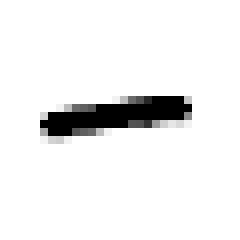
#> input picture jianzipu/1.png, 30 x 30 px, given as the content of the folder ./jianzipu/string_nums/, which was not available (shown 8 times larger)
$ python generate_structure.py
#> lines starting #> are read from the running program, lines starting #| are printed output that depends on the picture; pictures that were not available may be replaced by others from this repository, and a replacement may not be noted
#> in random_combine, img1 is the input picture: PIL image 30x30 RGB; min 0, max 255, mean 238.4
import random
from PIL import ImageTk, Image, ImageChops
import os
# [12 lines left out: function open_images, not called in this run]


def combine_left_right(img1, img2):
    left = img1.resize((img1.size[0] // 2, img1.size[1]))
    right = img2.resize((img2.size[0] // 2, img2.size[1]))
    new_im = Image.new('RGB', (left.size[0] + right.size[0], left.size[1]))
#> new_im: PIL image 30x30 RGB; every value is 0
    x_offset = 0
    for im in [left, right]:
        new_im.paste(im, (x_offset, 0))
        x_offset += im.size[0]
#> this loop made 2 passes
#> x_offset on passes 1 to 2: 15, 30
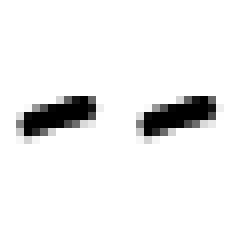
#> new_im: PIL image 30x30 RGB (shown 8 times larger); min 0, max 255, mean 238.4
#> after the loop, x_offset = 30
    return new_im


# [86 lines left out: functions combine_top_bottom, combine_left_middle_right, combine_top_middle_bottom, surround_upper_left, surround_lower_left, surround_upper_right and 1 more, not called in this run]

actions_list = [
            {"symbol": "⿰", "children": ["Left", "Right"], "combine": combine_left_right},
            {"symbol": "⿱", "children": ["Top", "Bottom"], "combine": combine_top_bottom},
            # {"symbol": "⿲", "children": ["Left", "Middle", "Right"], "combine": combine_left_middle_right},
            # {"symbol": "⿳", "children": ["Top", "Middle", "Bottom"], "combine": combine_top_middle_bottom},
            {"symbol": "⿸", "children": ["Outer", "Inner"], "combine": surround_upper_left},
            {"symbol": "⿺", "children": ["Outer", "Inner"], "combine": surround_lower_left},
            {"symbol": "⿹", "children": ["Outer", "Inner"], "combine": surround_upper_right}
        ]
# Example usage
left_path = "./jianzipu/left_fingers/"
num_path = "./jianzipu/string_nums/"
right_path = "./jianzipu/right_fingers/"
# img1 = Image.open("./jianzipu/RIGHT_GOU.png")
# img2 = Image.open("./jianzipu/3.png")
def random_combine():
    img1_files = os.listdir(num_path)
    random_img1_file = random.choice(img1_files)
    img2_files = os.listdir(right_path)
    random_img2_file = random.choice(img2_files)
    print(random_img1_file, random_img2_file)
    img1 = Image.open(os.path.join(num_path, random_img1_file))
    img2 = Image.open(os.path.join(right_path, random_img2_file))
    random_choice = random.choice(actions_list)
    print(random_choice["symbol"])
    combined_image = random_choice["combine"](img1, img2)
    combined_image.show()

random_combine()
# random_symbols = [action["symbol"] for action in actions_list]
# random_list = random.choices(random_symbols, k=4)
# print(random_list)

$ run again, on jianzipu/9.png
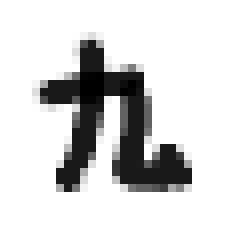
#> input picture jianzipu/9.png, 30 x 30 px, given as the content of the folder ./jianzipu/string_nums/, which was not available (shown 8 times larger)
#> in random_combine, img1 is the input picture: PIL image 30x30 RGB; min 0, max 255, mean 214.8
#> the loop in combine_left_right, `for im in [left, right]:` made 2 passes
#> x_offset on passes 1 to 2: 15, 30
#> after the loop in combine_left_right, `for im in [left, right]:`:
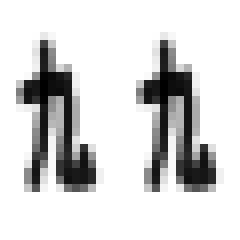
#> new_im: PIL image 30x30 RGB (shown 8 times larger); min 0, max 255, mean 214.3
#> after the loop in combine_left_right, `for im in [left, right]:`: x_offset = 30

$ run again, on jianzipu/LEFT_WAI.png
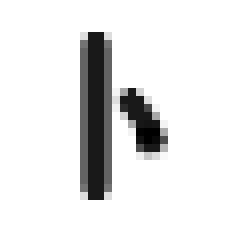
#> input picture jianzipu/LEFT_WAI.png, 30 x 30 px, given as the content of the folder ./jianzipu/string_nums/, which was not available (shown 8 times larger)
#> in random_combine, img1 is the input picture: PIL image 30x30 RGBA; mean R, G, B, A 230.7, 230.7, 230.7, 255
#> the loop in combine_left_right, `for im in [left, right]:` made 2 passes
#> x_offset on passes 1 to 2: 15, 30
#> after the loop in combine_left_right, `for im in [left, right]:`:
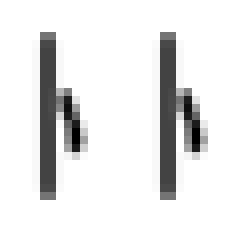
#> new_im: PIL image 30x30 RGB (shown 8 times larger); min 0, max 255, mean 230.4
#> after the loop in combine_left_right, `for im in [left, right]:`: x_offset = 30
